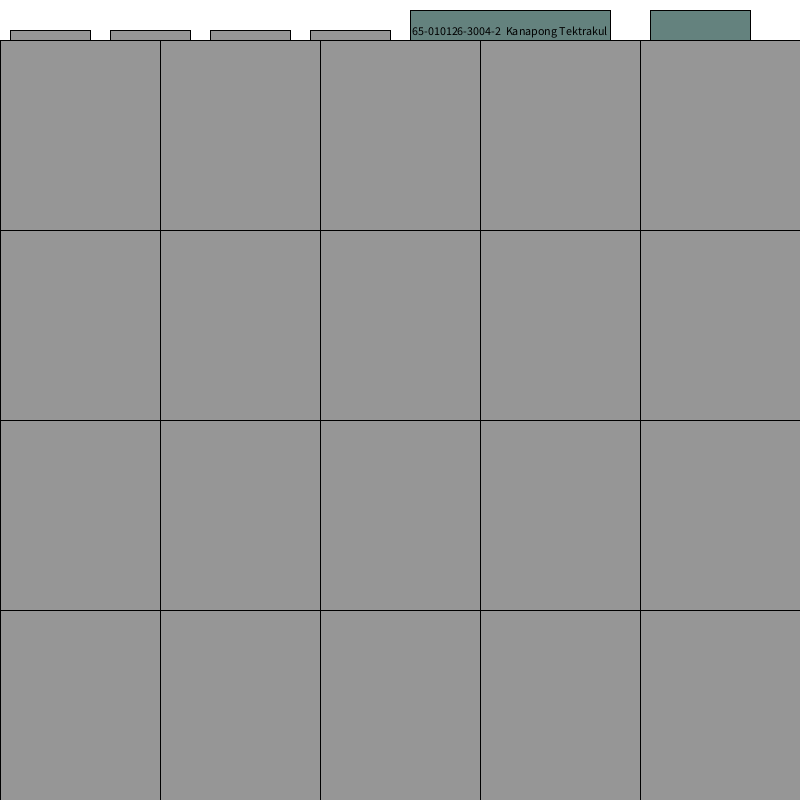
Frame 1 (no input)
Frame 60 (the mouse pressed at the canvas centre just before this capture): identical to frame 1, image omitted
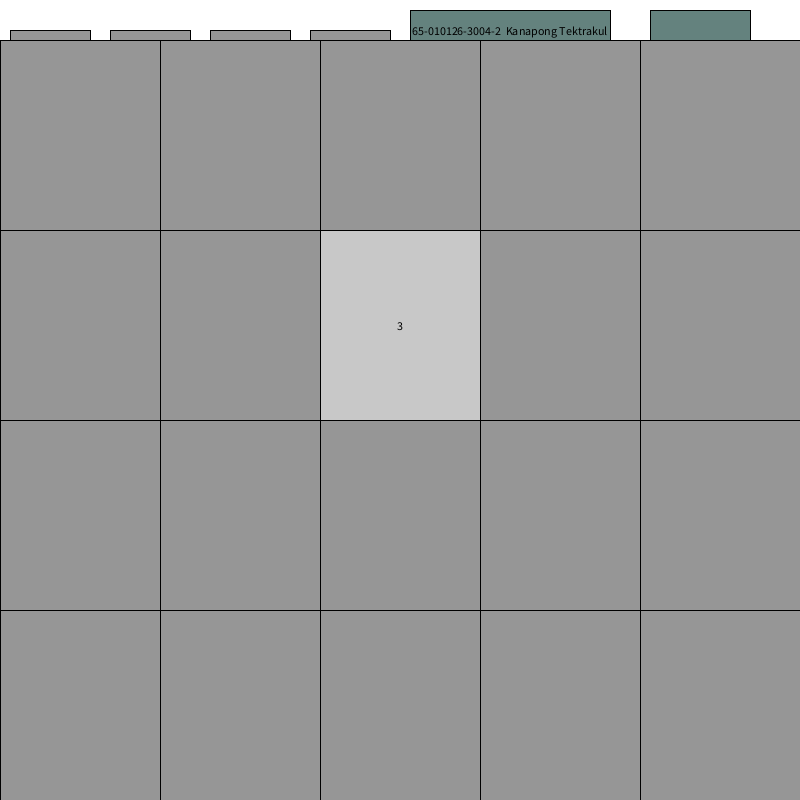
Frame 120 (the mouse held since frame 60 and released just before this capture)

The Processing sketch that drew these frames (run headless with seeded random() and noise(); from frame 60 on, the mouse is pressed at the canvas centre):

// Processing sketch: test2
// ── test2.pde

int cols, rows; // Number of columns and rows
int totalCards; // Total number of cards
int[] cards; // Array to store card values
boolean[] revealed; // Array to track revealed cards
int firstCard = -1; // Index of the first selected card
int secondCard = -1; // Index of the second selected card
boolean checkMatch = false; // Flag to check if a match has been made
int pairsMatched = 0; // Number of pairs matched
int cardWidth, cardHeight;
boolean allowClick = true; // Control clicks during match checkw
int buttonHeight = 40; // Height of buttons
String difficulty = "4x5"; // Default difficulty
// multiplayer 
// hint aproximate
// timer
// Button positions and sizes
int btn2x5X = 10, btn2x5Y = 30;
int btn4x5X = 110, btn4x5Y = 30;
int btn8x5X = 210, btn8x5Y = 30;
int btn12x5X = 310, btn12x5Y = 30;
int btnWidth = 80;

String name = "Kanapong Tektrakul" ;
String id = "65-010126-3004-2" ;
void setup() {
  size(800, 800);
  
  // Initialize the game with the default difficulty
  initGame(difficulty);
}

void initGame(String difficulty) {
  // Set grid size based on difficulty level
  if (difficulty.equals("2x5")) {
    cols = 5;
    rows = 2;
  } else if (difficulty.equals("4x5")) {
    cols = 5;
    rows = 4;
  } else if (difficulty.equals("8x5")) {
    cols = 5;
    rows = 8;
  }
  else if (difficulty.equals("4x5 pro")) {
    cols = 5;
    rows = 4;
  }
  
  // Set card size and total number of cards
  totalCards = cols * rows;
  cardWidth = width / cols;
  cardHeight = (height - buttonHeight) / rows;
  
  // Initialize card arrays
  cards = new int[totalCards];
  revealed = new boolean[totalCards];
  pairsMatched = 0;
  
  // Create pairs of cards
  for (int i = 1; i < totalCards / 2; i++) {
    cards[i] = i;
    cards[i + totalCards / 2] = i;
  }
  
  // Shuffle the cards
  shuffle(cards);
  
  // Reset card selections
  firstCard = -1;
  secondCard = -1;
  checkMatch = false;
  allowClick = true;
  loop(); // Restart the game loop
}

void draw() {
  background(255);
  
  // Draw the buttons for difficulty selection
  drawButtons();
  
  // Draw the grid of cards
  for (int i = 0; i < cols; i++) {
    for (int j = 0; j < rows; j++) {
      int index = i + j * cols;
      if (revealed[index] || index == firstCard || index == secondCard) {
        // Show the card value
        fill(200);
        rect(i * cardWidth, j * cardHeight + buttonHeight, cardWidth, cardHeight);
        fill(0);
        textAlign(CENTER, CENTER);
        text(cards[index], i * cardWidth + cardWidth / 2, j * cardHeight + cardHeight / 2 + buttonHeight);
      } else {
        // Draw the back of the card
        fill(150);
        rect(i * cardWidth, j * cardHeight + buttonHeight, cardWidth, cardHeight);
      }
    }
  }

  // Check if we need to check for a match
  if (checkMatch && secondCard != -1) {
    allowClick = false; // Disable clicking while waiting for match check

    // Wait a short time to show both cards
    delay(500);

    // Check if the two selected cards match
    if (cards[firstCard] == cards[secondCard]) {
      revealed[firstCard] = true;
      revealed[secondCard] = true;
      pairsMatched++;
    }

    // Reset selected cards
    firstCard = -1;
    secondCard = -1;
    checkMatch = false;
    allowClick = true; // Re-enable clicking
  }

  // Win condition
  if (pairsMatched == totalCards / 2) {
    fill(0, 255, 0);
    textSize(32);
    textAlign(CENTER, CENTER);
    text("You Win!", width / 2, height / 2);
    noLoop(); // Stop the game
  }
}

void drawButtons() {
  // Draw buttons
  fill(150);
  rect(btn2x5X, btn2x5Y, btnWidth, buttonHeight);
  rect(btn4x5X, btn4x5Y, btnWidth, buttonHeight);
  rect(btn8x5X, btn8x5Y, btnWidth, buttonHeight);
  rect(btn12x5X, btn12x5Y, btnWidth, buttonHeight);
  fill(100,130,126);
  rect(410,10,200,buttonHeight);
  rect(650,10,100,buttonHeight);

  // Button labels
  fill(0);
  textAlign(CENTER, CENTER);
  text("easy", btn2x5X + btnWidth / 2, btn2x5Y + buttonHeight / 2);
  text("medium", btn4x5X + btnWidth / 2, btn4x5Y + buttonHeight / 2);
  text("hard", btn8x5X + btnWidth / 2, btn8x5Y + buttonHeight / 2);
  text("medium pro", btn12x5X + btnWidth / 2, btn12x5Y + buttonHeight / 2);
  text(id+"  "+name,410+200 /2 , 10 + buttonHeight /2);
}

void mousePressed() {
  // Check if a button is clicked
  if (mouseY > btn2x5Y && mouseY < btn2x5Y + buttonHeight) {
    if (mouseX > btn2x5X && mouseX < btn2x5X + btnWidth) {
      difficulty = "2x5";
      initGame(difficulty);
    } else if (mouseX > btn4x5X && mouseX < btn4x5X + btnWidth) {
      difficulty = "4x5";
      initGame(difficulty);
    } else if (mouseX > btn8x5X && mouseX < btn8x5X + btnWidth) {
      difficulty = "8x5";
      initGame(difficulty);
    }
     else if (mouseX > btn12x5X && mouseX < btn12x5X + btnWidth) {
      difficulty = "4x5 pro";
      initGame(difficulty);
    }
  }

  // Allow clicking only when not checking for a match
  if (allowClick && (firstCard == -1 || secondCard == -1)) {
    int i = mouseX / cardWidth;
    int j = (mouseY - buttonHeight) / cardHeight;
    
    // Ensure valid click within the grid
    if (mouseY > buttonHeight && i >= 0 && j >= 0 && i < cols && j < rows) {
      int index = i + j * cols;
      
      // Don't select revealed cards
      if (!revealed[index]) {
        if (firstCard == -1) {
          firstCard = index; // Select the first card
        } else if (secondCard == -1 && index != firstCard) {
          secondCard = index; // Select the second card
          checkMatch = true;  // Trigger match check
        }
      }
    }
  }
}

// Shuffle function to randomize the card positions
void shuffle(int[] array) {
  for (int i = 0; i < array.length; i++) {
    int r = int(random(array.length));
    int temp = array[i];
    array[i] = array[r];
    array[r] = temp;
  }
}
